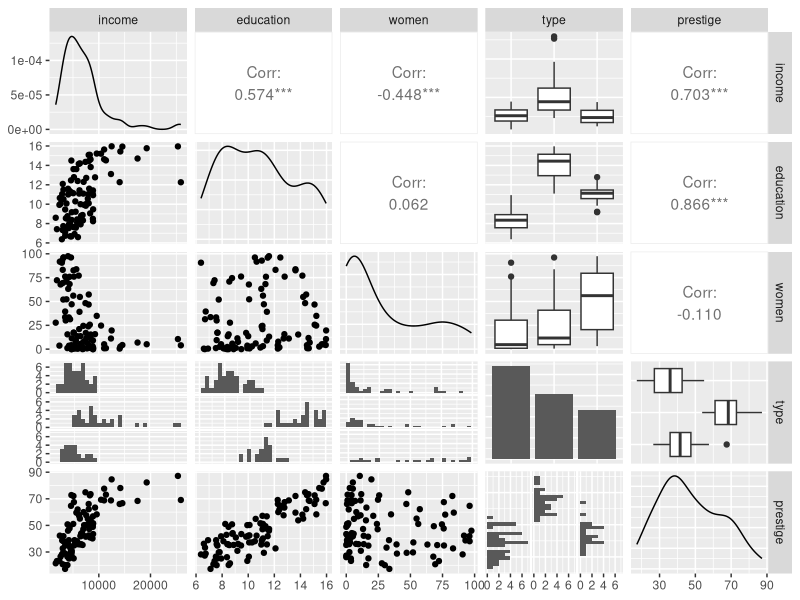

This chart was generated by the following R code: (Note: this script raises an error after producing the figure.)
## ---- chunk 1
library(dplyr)
library(ggplot2)
library(GGally) # for ggpairs
library(car)
## ---- chunk 2
ggpairs(Prestige %>% filter(!is.na(type)) %>% select(income, education, women, type, prestige))
## ---- chunk 3
crPlots(reg7)
## ---- chunk 4
crPlots(Reg8)
## ---- chunk 5
plot(reg10)
## ---- chunk 6
residualPlots(reg10)
